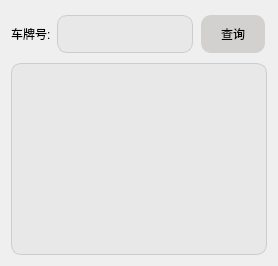
           <widget class="QWidget" name="search">
            <layout class="QVBoxLayout" name="verticalLayout_3">
             <item>
              <layout class="QGridLayout" name="gridLayout_4">
               <item row="0" column="0">
                <widget class="QLabel" name="label_5">
                 <property name="styleSheet">
                  <string notr="true">font: 14pt &quot;等线&quot;;</string>
                 </property>
                 <property name="text">
                  <string>车牌号:</string>
                 </property>
                </widget>
               </item>
               <item row="0" column="1">
                <widget class="QLineEdit" name="lineEdit_3">
                 <property name="styleSheet">
                  <string notr="true">QWidget {
    background-color: rgba(229, 229, 229, 180); 
    border: 1px solid #ccc; /* 边框 */
    border-radius: 10px; /* 圆角半径 */
    padding: 10px; /* 内边距 */
	font: 75 12pt &quot;Microsoft YaHei UI&quot;;
}</string>
                 </property>
                </widget>
               </item>
               <item row="0" column="2">
                <widget class="QPushButton" name="pushButton_9">
                 <property name="styleSheet">
                  <string notr="true">QPushButton {
    background-color: rgba(167, 162, 157,100);
    border: none; /* 无边框 */
    padding: 10px 20px; /* 内边距 */
    text-align: center;
    text-decoration: none;
    font: 16pt &quot;黑体&quot;;
    margin: 4px 2px;
    cursor: pointer;
    border-radius: 10px; /* 圆角 */
}

QPushButton:hover {
    background-color: rgba(55, 55, 55,80); /* 鼠标悬停时颜色变化 */
}

QPushButton:pressed {
    background-color: rgba(17, 12, 17,80); /* 按下时颜色变化 */
}</string>
                 </property>
                 <property name="text">
                  <string>查询</string>
                 </property>
                 <property name="icon">
                  <iconset>
                   <normaloff>C:/Users/33974/.designer/backup/pic/op_png/ques.png</normaloff>C:/Users/33974/.designer/backup/pic/op_png/ques.png</iconset>
                 </property>
                 <property name="iconSize">
                  <size>
                   <width>40</width>
                   <height>30</height>
                  </size>
                 </property>
                </widget>
               </item>
               <item row="1" column="0" colspan="3">
                <widget class="QTextBrowser" name="textBrowser_3">
                 <property name="styleSheet">
                  <string notr="true">QWidget {
    background-color: rgba(229, 229, 229, 180); 
    border: 1px solid #ccc; /* 边框 */
    border-radius: 10px; /* 圆角半径 */
    padding: 10px; /* 内边距 */
	font: 75 12pt &quot;Microsoft YaHei UI&quot;;
}</string>
                 </property>
                </widget>
               </item>
              </layout>
             </item>
            </layout>
           </widget>
